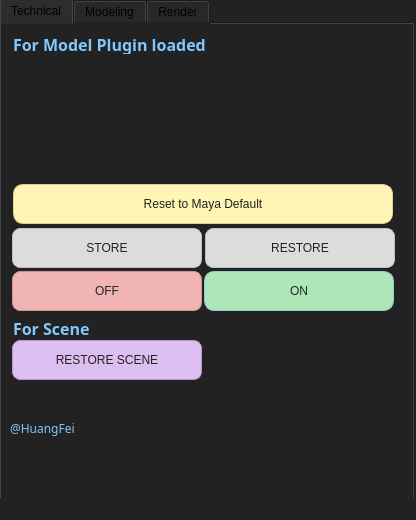
<?xml version="1.0" encoding="UTF-8"?>
<ui version="4.0">
 <class>mainWindow</class>
 <widget class="QMainWindow" name="mainWindow">
  <property name="geometry">
   <rect>
    <x>0</x>
    <y>0</y>
    <width>416</width>
    <height>520</height>
   </rect>
  </property>
  <property name="windowTitle">
   <string>MainWindow</string>
  </property>
  <property name="styleSheet">
   <string notr="true">background-color: rgb(34, 34, 34);</string>
  </property>
  <widget class="QWidget" name="centralwidget">
   <widget class="QTabWidget" name="tabWidget">
    <property name="geometry">
     <rect>
      <x>-1</x>
      <y>-2</y>
      <width>416</width>
      <height>520</height>
     </rect>
    </property>
    <property name="styleSheet">
     <string notr="true">background-color: rgb(34, 34, 34);</string>
    </property>
    <property name="currentIndex">
     <number>0</number>
    </property>
    <widget class="QWidget" name="Technical">
     <attribute name="title">
      <string>Technical</string>
     </attribute>
     <widget class="QPushButton" name="btnResetWorkspace">
      <property name="geometry">
       <rect>
        <x>12</x>
        <y>160</y>
        <width>380</width>
        <height>40</height>
       </rect>
      </property>
      <property name="styleSheet">
       <string notr="true">QPushButton {
font:12pt &quot;Bahnschrift SemiBold SemiConden&quot;;
color: rgb(34, 34, 34);
background-color: rgb(255, 245, 180);

border: 1px solid rgb(220, 210, 150);
border-radius: 10px;
 }
QPushButton:hover{
background-color:  rgb(240, 230, 160);
border: 3px solid rgb(220, 210, 150);
border-radius: 10px;
}

QPushButton:pressed{
background-color:rgb(220, 210, 140);
border: 3px solid rgb(220, 210, 150);
border-radius: 10px;
}</string>
      </property>
      <property name="text">
       <string>Reset to Maya Default</string>
      </property>
     </widget>
     <widget class="QPushButton" name="btnCheckAperture">
      <property name="geometry">
       <rect>
        <x>11</x>
        <y>204</y>
        <width>190</width>
        <height>40</height>
       </rect>
      </property>
      <property name="styleSheet">
       <string notr="true">QPushButton {
font:12pt &quot;Bahnschrift SemiBold SemiConden&quot;;
color: rgb(34, 34, 34); 
background-color: rgb(220, 220, 220); 

border: 1px solid rgb(190, 190, 190); 
border-radius: 8px;
 }
QPushButton:hover{
background-color:  rgb(200, 200, 200);
border: 3px solid rgb(190, 190, 190);
border-radius: 8px;
}

QPushButton:pressed{
background-color:rgb(180, 180, 180);
border: 3px solid rgb(190, 190, 190);
border-radius: 8px;
}</string>
      </property>
      <property name="text">
       <string>STORE</string>
      </property>
     </widget>
     <widget class="QPushButton" name="btnSortOutliner">
      <property name="geometry">
       <rect>
        <x>204</x>
        <y>204</y>
        <width>190</width>
        <height>40</height>
       </rect>
      </property>
      <property name="styleSheet">
       <string notr="true">QPushButton {
font:12pt &quot;Bahnschrift SemiBold SemiConden&quot;;
color: rgb(34, 34, 34); 
background-color: rgb(220, 220, 220); 

border: 1px solid rgb(190, 190, 190); 
border-radius: 8px;
 }
QPushButton:hover{
background-color:  rgb(200, 200, 200);
border: 3px solid rgb(190, 190, 190);
border-radius: 8px;
}

QPushButton:pressed{
background-color:rgb(180, 180, 180);
border: 3px solid rgb(190, 190, 190);
border-radius: 8px;
}</string>
      </property>
      <property name="text">
       <string>RESTORE</string>
      </property>
     </widget>
     <widget class="QLabel" name="RG_label_3">
      <property name="geometry">
       <rect>
        <x>12</x>
        <y>10</y>
        <width>203</width>
        <height>20</height>
       </rect>
      </property>
      <property name="font">
       <font>
        <family>Bahnschrift SemiBold SemiConden</family>
        <pointsize>12</pointsize>
        <italic>false</italic>
        <bold>true</bold>
        <kerning>false</kerning>
       </font>
      </property>
      <property name="styleSheet">
       <string notr="true">color: rgb(128, 200, 255); 
font: 12pt &quot;Bahnschrift SemiBold SemiConden&quot;;
font-weight: bold;</string>
      </property>
      <property name="text">
       <string>For Model Plugin loaded</string>
      </property>
     </widget>
     <widget class="QPushButton" name="btnCheckAperture_2">
      <property name="geometry">
       <rect>
        <x>11</x>
        <y>247</y>
        <width>190</width>
        <height>40</height>
       </rect>
      </property>
      <property name="styleSheet">
       <string notr="true">QPushButton {
font:12pt &quot;Bahnschrift SemiBold SemiConden&quot;;
color: rgb(34, 34, 34); 
background-color: rgb(240, 180, 180);

border: 1px solid rgb(200, 150, 150);
border-radius: 8px;
 }
QPushButton:hover{
background-color:  rgb(220, 160, 160);
border: 3px solid rgb(200, 150, 150);
border-radius: 8px;
}

QPushButton:pressed{
background-color:rgb(200, 140, 140);
border: 3px solid rgb(200, 150, 150);
border-radius: 8px;
}</string>
      </property>
      <property name="text">
       <string>OFF</string>
      </property>
     </widget>
     <widget class="QPushButton" name="btnCheckAperture_3">
      <property name="geometry">
       <rect>
        <x>203</x>
        <y>247</y>
        <width>190</width>
        <height>40</height>
       </rect>
      </property>
      <property name="styleSheet">
       <string notr="true">QPushButton {
font:12pt &quot;Bahnschrift SemiBold SemiConden&quot;;
color: rgb(34, 34, 34);
background-color: rgb(174, 230, 184); 

border: 1px solid rgb(150, 200, 220);
border-radius: 10px;
 }
QPushButton:hover{
background-color:  rgb(159, 219, 172);
border: 3px solid rgb(150, 200, 220);
border-radius: 10px;
}

QPushButton:pressed{
background-color:rgb(144, 207, 159); 
border: 3px solid rgb(150, 200, 220);
border-radius: 10px;
}</string>
      </property>
      <property name="text">
       <string>ON</string>
      </property>
     </widget>
     <widget class="QPushButton" name="btnCheckAperture_4">
      <property name="geometry">
       <rect>
        <x>11</x>
        <y>316</y>
        <width>190</width>
        <height>40</height>
       </rect>
      </property>
      <property name="styleSheet">
       <string notr="true">QPushButton {
font:12pt &quot;Bahnschrift SemiBold SemiConden&quot;;
color: rgb(34, 34, 34); 
background-color: rgb(220, 190, 240); 

border: 1px solid rgb(180, 150, 200); 
border-radius: 8px;
 }
QPushButton:hover{
background-color:  rgb(200, 170, 220); 
border: 3px solid rgb(180, 150, 200);
border-radius: 8px;
}

QPushButton:pressed{
background-color:rgb(180, 150, 200);
border: 3px solid rgb(180, 150, 200);
border-radius: 8px;
}</string>
      </property>
      <property name="text">
       <string>RESTORE SCENE</string>
      </property>
     </widget>
     <widget class="QLabel" name="RG_label_4">
      <property name="geometry">
       <rect>
        <x>12</x>
        <y>294</y>
        <width>203</width>
        <height>20</height>
       </rect>
      </property>
      <property name="font">
       <font>
        <family>Bahnschrift SemiBold SemiConden</family>
        <pointsize>12</pointsize>
        <italic>false</italic>
        <bold>true</bold>
        <kerning>false</kerning>
       </font>
      </property>
      <property name="styleSheet">
       <string notr="true">color: rgb(128, 200, 255); 
font: 12pt &quot;Bahnschrift SemiBold SemiConden&quot;;
font-weight: bold;</string>
      </property>
      <property name="text">
       <string>For Scene </string>
      </property>
     </widget>
    </widget>
    <widget class="QWidget" name="modeling">
     <attribute name="title">
      <string>Modeling</string>
     </attribute>
     <widget class="QPushButton" name="btnComingSoon">
      <property name="geometry">
       <rect>
        <x>10</x>
        <y>30</y>
        <width>100</width>
        <height>40</height>
       </rect>
      </property>
      <property name="styleSheet">
       <string notr="true">QPushButton {
font: 63 12pt &quot;Bahnschrift SemiBold SemiConden&quot;;
color: rgb(34, 34, 34);
background-color: rgb(85, 85, 85);

border: 1px solidrgb(161, 161, 161);
border-radius: 10px;
 }
QPushButton:hover{
background-color:  rgb(85, 85, 85);
border: 3px solid rgb(161, 161, 161);
border-radius: 10px;
}

QPushButton:pressed{
background-color:rgb(74, 74, 74);
border: 3px solid rgb(142, 157, 180);
border-radius: 10px;
}
</string>
      </property>
      <property name="text">
       <string>Coming Soon</string>
      </property>
     </widget>
    </widget>
    <widget class="QWidget" name="render">
     <attribute name="title">
      <string>Render</string>
     </attribute>
     <widget class="QPushButton" name="btnComingSoon_2">
      <property name="geometry">
       <rect>
        <x>10</x>
        <y>30</y>
        <width>100</width>
        <height>40</height>
       </rect>
      </property>
      <property name="styleSheet">
       <string notr="true">QPushButton {
font: 63 12pt &quot;Bahnschrift SemiBold SemiConden&quot;;
color: rgb(34, 34, 34);
background-color: rgb(85, 85, 85);

border: 1px solidrgb(161, 161, 161);
border-radius: 10px;
 }
QPushButton:hover{
background-color:  rgb(85, 85, 85);
border: 3px solid rgb(161, 161, 161);
border-radius: 10px;
}

QPushButton:pressed{
background-color:rgb(74, 74, 74);
border: 3px solid rgb(142, 157, 180);
border-radius: 10px;
}
</string>
      </property>
      <property name="text">
       <string>Coming Soon</string>
      </property>
     </widget>
    </widget>
   </widget>
   <widget class="QLabel" name="HF_author">
    <property name="geometry">
     <rect>
      <x>10</x>
      <y>420</y>
      <width>110</width>
      <height>16</height>
     </rect>
    </property>
    <property name="font">
     <font>
      <family>Bahnschrift SemiBold SemiConden</family>
      <pointsize>9</pointsize>
      <italic>false</italic>
      <kerning>false</kerning>
      <fontweight></fontweight>
     </font>
    </property>
    <property name="styleSheet">
     <string notr="true">color: rgb(128, 200, 255);
font: 63 9pt &quot;Bahnschrift SemiBold SemiConden&quot;;</string>
    </property>
    <property name="text">
     <string>@HuangFei</string>
    </property>
   </widget>
  </widget>
  <widget class="QMenuBar" name="menubar">
   <property name="geometry">
    <rect>
     <x>0</x>
     <y>0</y>
     <width>416</width>
     <height>33</height>
    </rect>
   </property>
  </widget>
  <widget class="QStatusBar" name="statusbar"/>
 </widget>
 <resources/>
 <connections/>
 <designerdata>
  <property name="gridDeltaX">
   <number>10</number>
  </property>
  <property name="gridDeltaY">
   <number>10</number>
  </property>
  <property name="gridSnapX">
   <bool>false</bool>
  </property>
  <property name="gridSnapY">
   <bool>false</bool>
  </property>
  <property name="gridVisible">
   <bool>true</bool>
  </property>
 </designerdata>
</ui>
